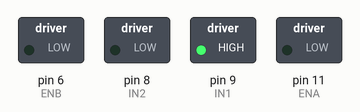
Recording of a sketch running on a simulated Arduino Uno, built with avr-gcc and run on an emulated ATmega328P. On the bench: switched loads named in the sketch (green lamp = pin HIGH).

Above: at 0.05 s.
At 9.45 s:
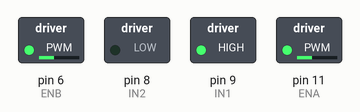
At 19.95 s:
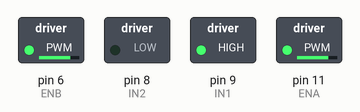
At 25.55 s:
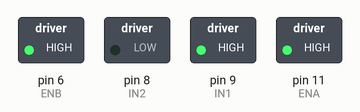
At 39.85 s:
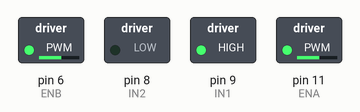
Timing chart, 0 to 40.0 s (numbered marks = the images above):
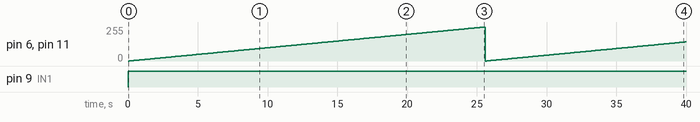

Measured:
- by itself, pin 9 (IN1): LOW → HIGH at 0.00 s
- by itself, pin 6 (ENB), pin 11 (ENA): 0/255 → 1/255 at 0.10 s, → 2/255 0.10 s later, → 3/255 0.10 s later, → 4/255 0.10 s later, … (399 changes in this stretch)

The sketch:

l298n_motor_driver_example.ino
```cpp
/**************************************************************************/
/*!
    @file     l298n_motor_driver_example.c
    @author   A. Khan
    @section LICENSE
    Software License Agreement (BSD License)
    Copyright (c) 2015, Art of Circuits (artofcircuits.com)
    All rights reserved.

      This is an example code for L298N Module
      http://artofcircuits.com/product/l298n-motor-driver-board

    Redistribution and use in source and binary forms, with or without
    modification, are permitted provided that the following conditions are met:
    1. Redistributions of source code must retain the above copyright
    notice, this list of conditions and the following disclaimer.
    2. Redistributions in binary form must reproduce the above copyright
    notice, this list of conditions and the following disclaimer in the
    documentation and/or other materials provided with the distribution.
    3. Neither the name of the copyright holders nor the
    names of its contributors may be used to endorse or promote products
    derived from this software without specific prior written permission.

    THIS SOFTWARE IS PROVIDED BY THE COPYRIGHT HOLDERS ''AS IS'' AND ANY
    EXPRESS OR IMPLIED WARRANTIES, INCLUDING, BUT NOT LIMITED TO, THE IMPLIED
    WARRANTIES OF MERCHANTABILITY AND FITNESS FOR A PARTICULAR PURPOSE ARE
    DISCLAIMED. IN NO EVENT SHALL THE COPYRIGHT HOLDER BE LIABLE FOR ANY
    DIRECT, INDIRECT, INCIDENTAL, SPECIAL, EXEMPLARY, OR CONSEQUENTIAL DAMAGES
    (INCLUDING, BUT NOT LIMITED TO, PROCUREMENT OF SUBSTITUTE GOODS OR SERVICES;
    LOSS OF USE, DATA, OR PROFITS; OR BUSINESS INTERRUPTION) HOWEVER CAUSED AND
    ON ANY THEORY OF LIABILITY, WHETHER IN CONTRACT, STRICT LIABILITY, OR TORT
    (INCLUDING NEGLIGENCE OR OTHERWISE) ARISING IN ANY WAY OUT OF THE USE OF THIS
    SOFTWARE, EVEN IF ADVISED OF THE POSSIBILITY OF SUCH DAMAGE.

*/
/**************************************************************************/

const int ENA = 11;
const int IN1 = 9;
const int IN2 = 8;

const int ENB = 6;
const int IN3 = 4;
const int IN4 = 5;

void setup()
{
  pinMode(ENA, OUTPUT);
  pinMode(IN1, OUTPUT);
  pinMode(IN2, OUTPUT);

  pinMode(ENB, OUTPUT);
  pinMode(IN1, OUTPUT);
  pinMode(IN2, OUTPUT);

}

void loop()
{
  digitalWrite(IN1, HIGH);
  digitalWrite(IN2, LOW);

  digitalWrite(IN3, HIGH);
  digitalWrite(IN4, LOW);


  for(byte i = 0; i < 256; i++) //Accelerate
  {
    analogWrite(ENA, i);
    analogWrite(ENB, i);
    delay(100);
  }

  for(byte j = 5; j > 0; j--) //Hold top speed
  {
    delay(1000);
  }

  digitalWrite (IN1, LOW); //Switch direction
  digitalWrite(IN2, HIGH);

  digitalWrite (IN3, LOW); //Switch direction
  digitalWrite(IN4, HIGH);

  for(byte h = 0; h < 256; h++) //Accelerate
  {
    analogWrite(ENA, h);
    analogWrite(ENB, h);
    delay(100);
  }

    for(byte u = 5; u > 0; u--) //Hold top speed
  {
    delay(1000);
  }
}
```
